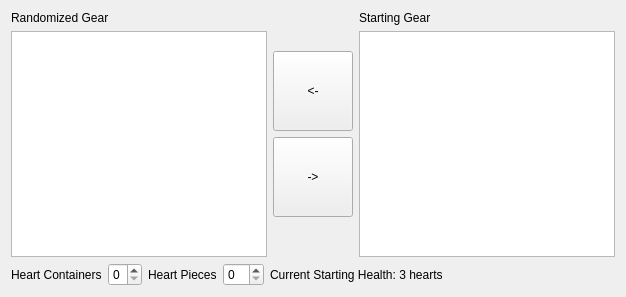
          <widget class="QWidget" name="tab_starting_items">
           <property name="enabled">
            <bool>true</bool>
           </property>
           <attribute name="title">
            <string>Starting Items</string>
           </attribute>
           <layout class="QVBoxLayout" name="verticalLayout_4">
            <item>
             <layout class="QHBoxLayout" name="horizontalLayout_6">
              <item>
               <layout class="QVBoxLayout" name="verticalLayout_5">
                <item>
                 <widget class="QLabel" name="label_for_randomized_gear">
                  <property name="text">
                   <string>Randomized Gear</string>
                  </property>
                 </widget>
                </item>
                <item>
                 <widget class="QListView" name="randomized_gear">
                  <property name="editTriggers">
                   <set>QAbstractItemView::NoEditTriggers</set>
                  </property>
                  <property name="selectionMode">
                   <enum>QAbstractItemView::ExtendedSelection</enum>
                  </property>
                 </widget>
                </item>
               </layout>
              </item>
              <item>
               <layout class="QVBoxLayout" name="verticalLayout_6">
                <item>
                 <spacer name="verticalSpacer">
                  <property name="orientation">
                   <enum>Qt::Vertical</enum>
                  </property>
                  <property name="sizeHint" stdset="0">
                   <size>
                    <width>20</width>
                    <height>40</height>
                   </size>
                  </property>
                 </spacer>
                </item>
                <item>
                 <widget class="QPushButton" name="remove_gear">
                  <property name="minimumSize">
                   <size>
                    <width>0</width>
                    <height>80</height>
                   </size>
                  </property>
                  <property name="text">
                   <string>&lt;-</string>
                  </property>
                 </widget>
                </item>
                <item>
                 <widget class="QPushButton" name="add_gear">
                  <property name="minimumSize">
                   <size>
                    <width>0</width>
                    <height>80</height>
                   </size>
                  </property>
                  <property name="text">
                   <string>-&gt;</string>
                  </property>
                 </widget>
                </item>
                <item>
                 <spacer name="verticalSpacer_2">
                  <property name="orientation">
                   <enum>Qt::Vertical</enum>
                  </property>
                  <property name="sizeHint" stdset="0">
                   <size>
                    <width>20</width>
                    <height>40</height>
                   </size>
                  </property>
                 </spacer>
                </item>
               </layout>
              </item>
              <item>
               <layout class="QVBoxLayout" name="verticalLayout_7">
                <item>
                 <widget class="QLabel" name="label_for_starting_gear">
                  <property name="text">
                   <string>Starting Gear</string>
                  </property>
                 </widget>
                </item>
                <item>
                 <widget class="QListView" name="starting_gear">
                  <property name="editTriggers">
                   <set>QAbstractItemView::NoEditTriggers</set>
                  </property>
                  <property name="selectionMode">
                   <enum>QAbstractItemView::ExtendedSelection</enum>
                  </property>
                 </widget>
                </item>
               </layout>
              </item>
             </layout>
            </item>
            <item>
             <layout class="QHBoxLayout" name="horizontalLayout_7">
              <item>
               <widget class="QLabel" name="label_for_starting_hcs">
                <property name="text">
                 <string>Heart Containers</string>
                </property>
               </widget>
              </item>
              <item>
               <widget class="QSpinBox" name="starting_hcs">
                <property name="layoutDirection">
                 <enum>Qt::LeftToRight</enum>
                </property>
                <property name="maximum">
                 <number>6</number>
                </property>
                <property name="value">
                 <number>0</number>
                </property>
                <property name="displayIntegerBase">
                 <number>10</number>
                </property>
               </widget>
              </item>
              <item>
               <widget class="QLabel" name="label_for_starting_pohs">
                <property name="text">
                 <string>Heart Pieces</string>
                </property>
               </widget>
              </item>
              <item>
               <widget class="QSpinBox" name="starting_pohs">
                <property name="maximum">
                 <number>44</number>
                </property>
                <property name="value">
                 <number>0</number>
                </property>
                <property name="displayIntegerBase">
                 <number>10</number>
                </property>
               </widget>
              </item>
              <item>
               <widget class="QLabel" name="current_health">
                <property name="text">
                 <string>Current Starting Health: 3 hearts</string>
                </property>
               </widget>
              </item>
              <item>
               <spacer name="horizontalSpacer_3">
                <property name="orientation">
                 <enum>Qt::Horizontal</enum>
                </property>
                <property name="sizeHint" stdset="0">
                 <size>
                  <width>40</width>
                  <height>20</height>
                 </size>
                </property>
               </spacer>
              </item>
             </layout>
            </item>
           </layout>
          </widget>
